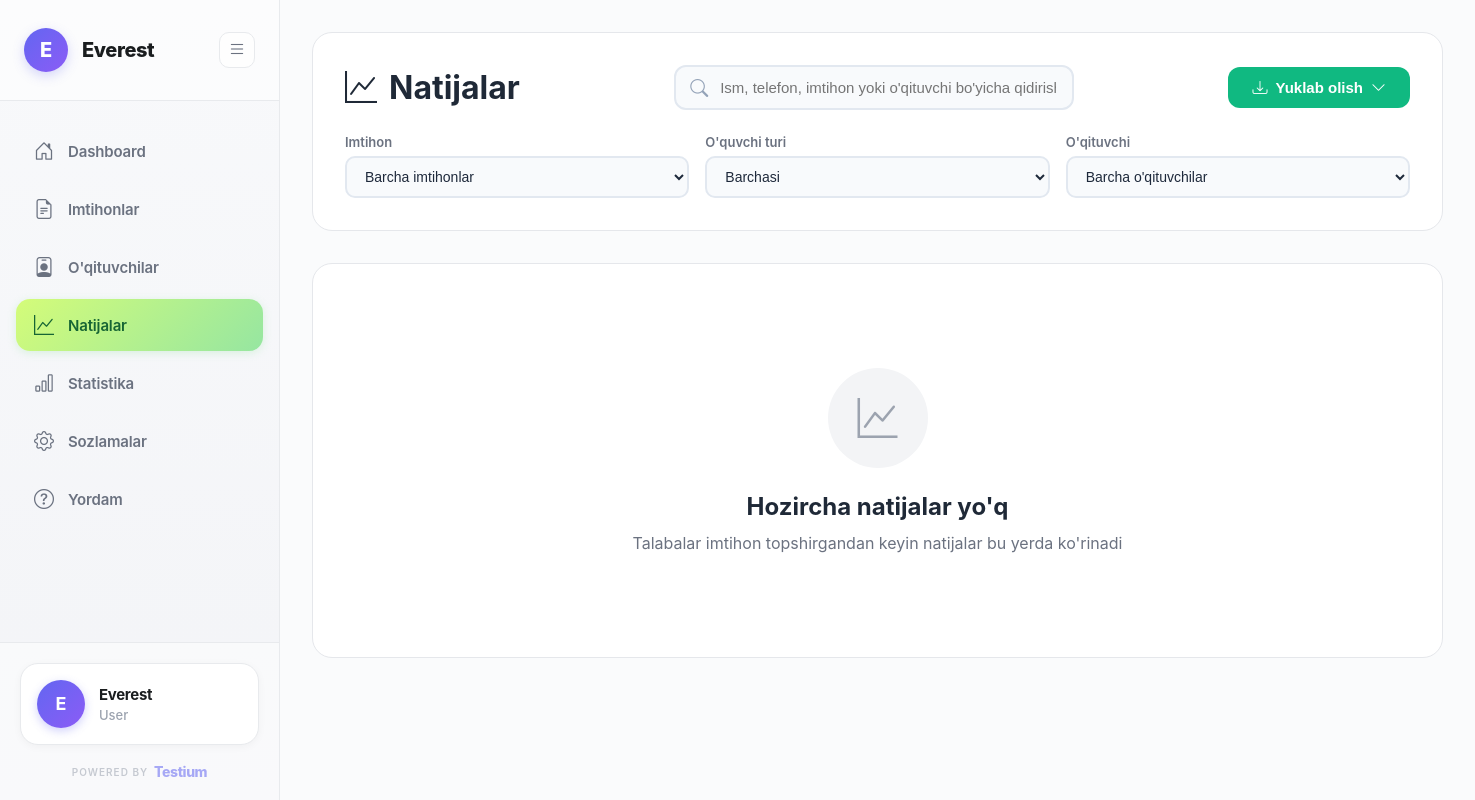
Before: /results/ (signed in) with the older database file.
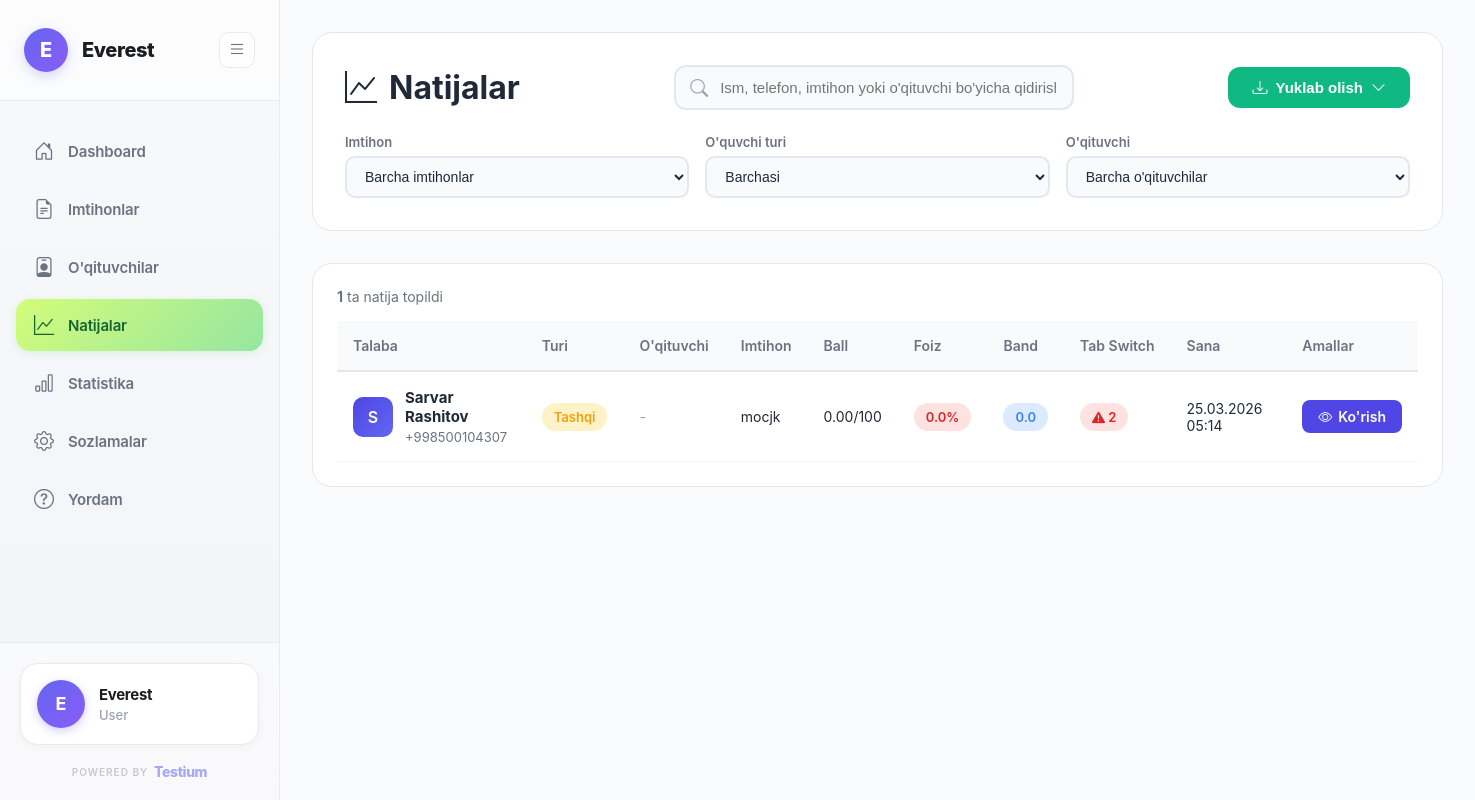
After: the same page with the newer database file.
### results/models.py (models this page shows, shortened)
class Result(models.Model):
    student = models.ForeignKey(Student, on_delete=models.CASCADE, related_name='results')
    exam = models.ForeignKey(Exam, on_delete=models.CASCADE, related_name='results')
    exam_link = models.ForeignKey(ExamLink, on_delete=models.SET_NULL, null=True, related_name='results')
    score = models.DecimalField(max_digits=5, decimal_places=2)
    total_points = models.IntegerField()
    percentage = models.DecimalField(max_digits=5, decimal_places=2)
    answers = models.JSONField(default=dict, help_text='JSON format: {"question_id": "answer"}')
    time_taken = models.IntegerField(help_text='Time taken in seconds', null=True, blank=True)
    started_at = models.DateTimeField()
    completed_at = models.DateTimeField(auto_now_add=True)
    tab_switches = models.IntegerField(default=0, help_text='Number of times student switched tabs')
    class Meta:
        db_table = 'results'
        ordering = ['-completed_at']
        indexes = [
            models.Index(fields=['exam', '-completed_at']),
            models.Index(fields=['student', '-completed_at']),
        ]
    @property
    def band_score(self):
        if self.percentage >= 90:
            return 9.0
        elif self.percentage >= 80:
            return 8.0
        elif self.percentage >= 70:
            return 7.0
        elif self.percentage >= 60:
            return 6.0
        elif self.percentage >= 50:
            return 5.0
        elif self.percentage >= 40:
            return 4.0
        elif self.percentage >= 30:
            return 3.0
        elif self.percentage >= 20:
            return 2.0
        elif self.percentage >= 10:
            return 1.0
        return 0.0

### students/models.py (models this page shows, shortened)
class Student(models.Model):
    STUDENT_TYPE_CHOICES = [
        ('institution', 'Muassasa o\'quvchisi'),
        ('external', 'Tashqi o\'quvchi'),
    ]
    first_name = models.CharField(max_length=100)
    last_name = models.CharField(max_length=100)
    phone = models.CharField(max_length=20)
    telegram_username = models.CharField(max_length=100, blank=True)
    email = models.EmailField(blank=True)
    student_type = models.CharField(max_length=20, choices=STUDENT_TYPE_CHOICES, default='external')
    teacher = models.ForeignKey('organizations.Teacher', on_delete=models.SET_NULL, null=True, blank=True, related_name='students', verbose_name="O'qituvchi")
    created_at = models.DateTimeField(auto_now_add=True)
    class Meta:
        db_table = 'students'
        ordering = ['-created_at']
    @property
    def full_name(self):
        return f"{self.first_name} {self.last_name}"

### exams/models.py (models this page shows, shortened)
class Exam(models.Model):
    organization = models.ForeignKey(settings.AUTH_USER_MODEL, on_delete=models.CASCADE, related_name='exams')
    title = models.CharField(max_length=255)
    description = models.TextField(blank=True)
    duration = models.IntegerField(help_text='Duration in minutes')
    is_active = models.BooleanField(default=True)
    created_at = models.DateTimeField(auto_now_add=True)
    updated_at = models.DateTimeField(auto_now=True)
    class Meta:
        db_table = 'exams'
        ordering = ['-created_at']

### results/views_mvt.py (the view, shortened to what this page needs)
@login_required
def results_list_view(request):
    from django.core.paginator import Paginator
    from django.db.models import Q
    results = Result.objects.filter(exam__organization=request.user).select_related('student', 'exam', 'student__teacher')
    search_query = request.GET.get('search', '').strip()
    exam_id = request.GET.get('exam_id')
    if exam_id:
        results = results.filter(exam_id=exam_id)
    student_type = request.GET.get('student_type')
    if student_type:
        results = results.filter(student__student_type=student_type)
    teacher_id = request.GET.get('teacher_id')
    if teacher_id:
        results = results.filter(student__teacher_id=teacher_id)
    results = results.order_by('-completed_at')
    paginator = Paginator(results, 10)  # 10 results per page
    page_number = request.GET.get('page', 1)
    page_obj = paginator.get_page(page_number)
    from exams.models import Exam
    from organizations.models import Teacher
    exams = Exam.objects.filter(organization=request.user)
    teachers = Teacher.objects.filter(organization=request.user, is_active=True)
    context = {
        'results': page_obj,
        'page_obj': page_obj,
        'exams': exams,
        'teachers': teachers,
        'selected_exam_id': exam_id,
        'selected_student_type': student_type,
        'selected_teacher_id': teacher_id,
        'search_query': search_query,
        'total_results': paginator.count
    }
    return render(request, 'results/results_list.html', context)

### organizations/context_processors.py (called while the page is built)
def organization_settings(request):
    if request.user.is_authenticated and hasattr(request.user, 'settings'):
        return {
            'org_settings': request.user.settings
        }
    return {}

### templates/results/results_list.html (shortened to what the changed rows need)
{% extends 'base.html' %}
{% block content %}
<div class="page-container">
    <div class="page-header">
        <div class="header-top">
            <h1 class="page-title">
                <i class="bi bi-graph-up"></i>
                Natijalar
            </h1>
        </div>
    </div>
    <div class="results-card">
        {% if results %}
        <div class="results-count">
            <strong>{{ total_results }}</strong> ta natija topildi
        </div>
        <div class="table-container">
            <table class="results-table">
                <thead>
                    <tr>
                        <th>Talaba</th>
                        <th>Turi</th>
                        <th>O'qituvchi</th>
                        <th>Imtihon</th>
                        <th>Ball</th>
                        <th>Foiz</th>
                        <th>Band</th>
                        <th>Tab Switch</th>
                        <th>Sana</th>
                        <th>Amallar</th>
                    </tr>
                </thead>
                <tbody>
                    {% for result in results %}
                    <tr>
                        <td>
                            <div class="student-info">
                                <div class="student-avatar">
                                    {{ result.student.full_name|first|upper }}
                                </div>
                                <div class="student-details">
                                    <strong>{{ result.student.full_name }}</strong>
                                    <small>{{ result.student.phone }}</small>
                                </div>
                            </div>
                        </td>
                        <td>
                            <span class="score-badge {% if result.student.student_type == 'institution' %}score-excellent{% else %}score-good{% endif %}">
                                {% if result.student.student_type == 'institution' %}Muassasa{% else %}Tashqi{% endif %}
                            </span>
                        </td>
                        <td>
                            {% if result.student.teacher %}
                                {{ result.student.teacher.full_name }}
                            {% else %}
                                <span style="color: #9ca3af;">-</span>
                            {% endif %}
                        </td>
                        <td>{{ result.exam.title }}</td>
                        <td>{{ result.score }}/{{ result.total_points }}</td>
                        <td>
                            <span class="score-badge {% if result.percentage >= 70 %}score-excellent{% elif result.percentage >= 50 %}score-good{% else %}score-poor{% endif %}">
                                {{ result.percentage|floatformat:1 }}%
                            </span>
                        </td>
                        <td>
                            <span class="band-badge">{{ result.band_score }}</span>
                        </td>
                        <td>
                            {% if result.tab_switches > 0 %}
                                <span class="score-badge score-poor">
                                    <i class="bi bi-exclamation-triangle-fill"></i> {{ result.tab_switches }}
                                </span>
                            {% else %}
                                <span class="score-badge score-excellent">
                                    <i class="bi bi-check-circle-fill"></i> 0
                                </span>
                            {% endif %}
                        </td>
                        <td>{{ result.completed_at|date:"d.m.Y H:i" }}</td>
                        <td>
                            <a href="{% url 'result_detail' result.pk %}" class="btn-view">
                                <i class="bi bi-eye"></i>
                                Ko'rish
                            </a>
                        </td>
                    </tr>
                    {% endfor %}
                </tbody>
            </table>
        </div>
        {% else %}
        <div class="empty-state">
            <div class="empty-icon">
                <i class="bi bi-graph-up"></i>
            </div>
            <h2 class="empty-title">Hozircha natijalar yo'q</h2>
            <p class="empty-text">Talabalar imtihon topshirgandan keyin natijalar bu yerda ko'rinadi</p>
        </div>
        {% endif %}
    </div>
</div>
{% endblock %}

Changed rows visible on the page:
added Result: student.full_name|first "S", student.full_name "Sarvar Rashitov", student.phone "+998500104307", shows "Tashqi", exam "mocjk", score "0.00", total_points "100", percentage "0.0", band_score "0.0", tab_switches "2", completed_at "25.03.2026 05:14"
Other visible differences:
{{ total_results }}: (not shown) → "1"
text no longer shown: "Hozircha natijalar yo'q Talabalar imtihon topshirgandan keyin natijalar bu yerda ko'rinadi"
text now shown: "ta natija topildi Talaba Turi O'qituvchi Imtihon Ball Foiz Band Tab Switch Sana Amallar"
